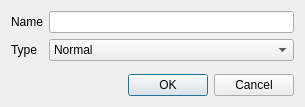
<?xml version="1.0" encoding="UTF-8"?>
<ui version="4.0">
 <class>Dialog</class>
 <widget class="QDialog" name="Dialog">
  <property name="geometry">
   <rect>
    <x>0</x>
    <y>0</y>
    <width>305</width>
    <height>107</height>
   </rect>
  </property>
  <property name="windowTitle">
   <string>Dialog</string>
  </property>
  <layout class="QVBoxLayout" name="verticalLayout">
   <item>
    <layout class="QFormLayout" name="formLayout">
     <item row="0" column="0">
      <widget class="QLabel" name="label">
       <property name="text">
        <string>Name</string>
       </property>
      </widget>
     </item>
     <item row="0" column="1">
      <widget class="QLineEdit" name="lineEdit"/>
     </item>
     <item row="1" column="0">
      <widget class="QLabel" name="label_2">
       <property name="text">
        <string>Type</string>
       </property>
      </widget>
     </item>
     <item row="1" column="1">
      <widget class="QComboBox" name="comboBox">
       <item>
        <property name="text">
         <string>Normal</string>
        </property>
       </item>
       <item>
        <property name="text">
         <string>Bool</string>
        </property>
       </item>
       <item>
        <property name="text">
         <string>Number</string>
        </property>
       </item>
      </widget>
     </item>
    </layout>
   </item>
   <item>
    <widget class="QDialogButtonBox" name="buttonBox">
     <property name="orientation">
      <enum>Qt::Horizontal</enum>
     </property>
     <property name="standardButtons">
      <set>QDialogButtonBox::Cancel|QDialogButtonBox::Ok</set>
     </property>
    </widget>
   </item>
  </layout>
 </widget>
 <resources/>
 <connections>
  <connection>
   <sender>buttonBox</sender>
   <signal>accepted()</signal>
   <receiver>Dialog</receiver>
   <slot>accept()</slot>
   <hints>
    <hint type="sourcelabel">
     <x>248</x>
     <y>254</y>
    </hint>
    <hint type="destinationlabel">
     <x>157</x>
     <y>274</y>
    </hint>
   </hints>
  </connection>
  <connection>
   <sender>buttonBox</sender>
   <signal>rejected()</signal>
   <receiver>Dialog</receiver>
   <slot>reject()</slot>
   <hints>
    <hint type="sourcelabel">
     <x>316</x>
     <y>260</y>
    </hint>
    <hint type="destinationlabel">
     <x>286</x>
     <y>274</y>
    </hint>
   </hints>
  </connection>
 </connections>
</ui>
